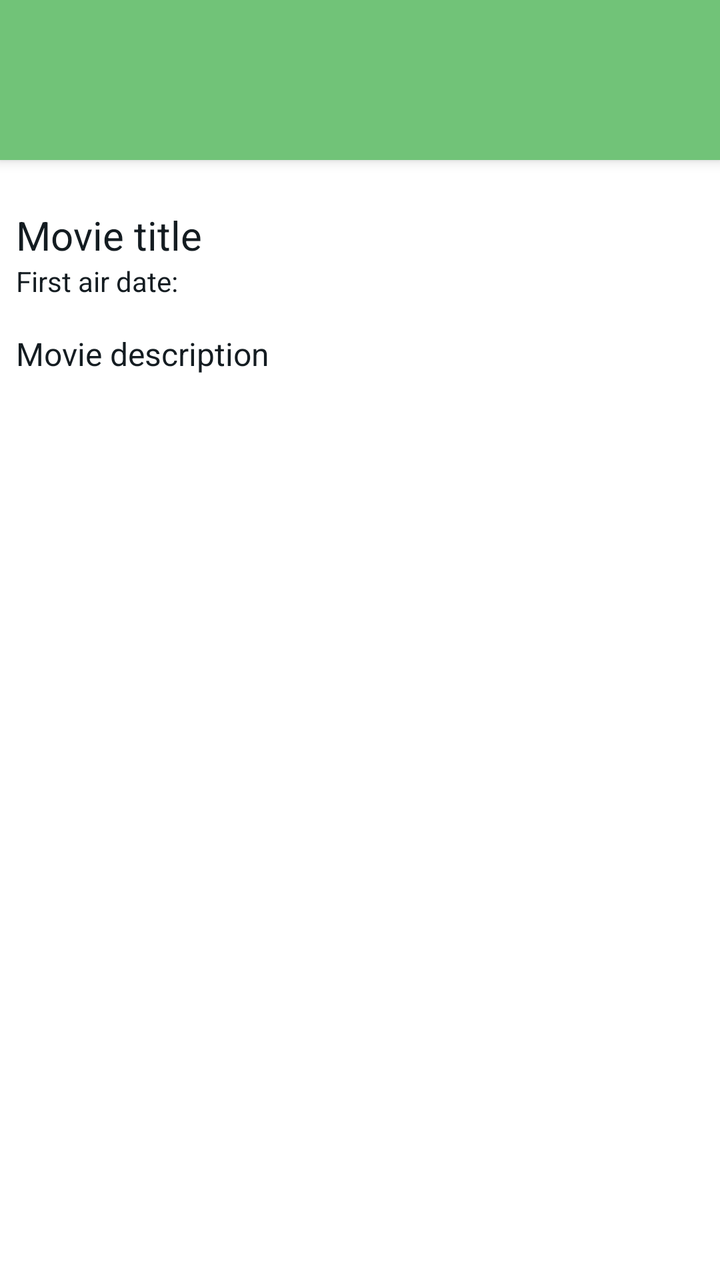
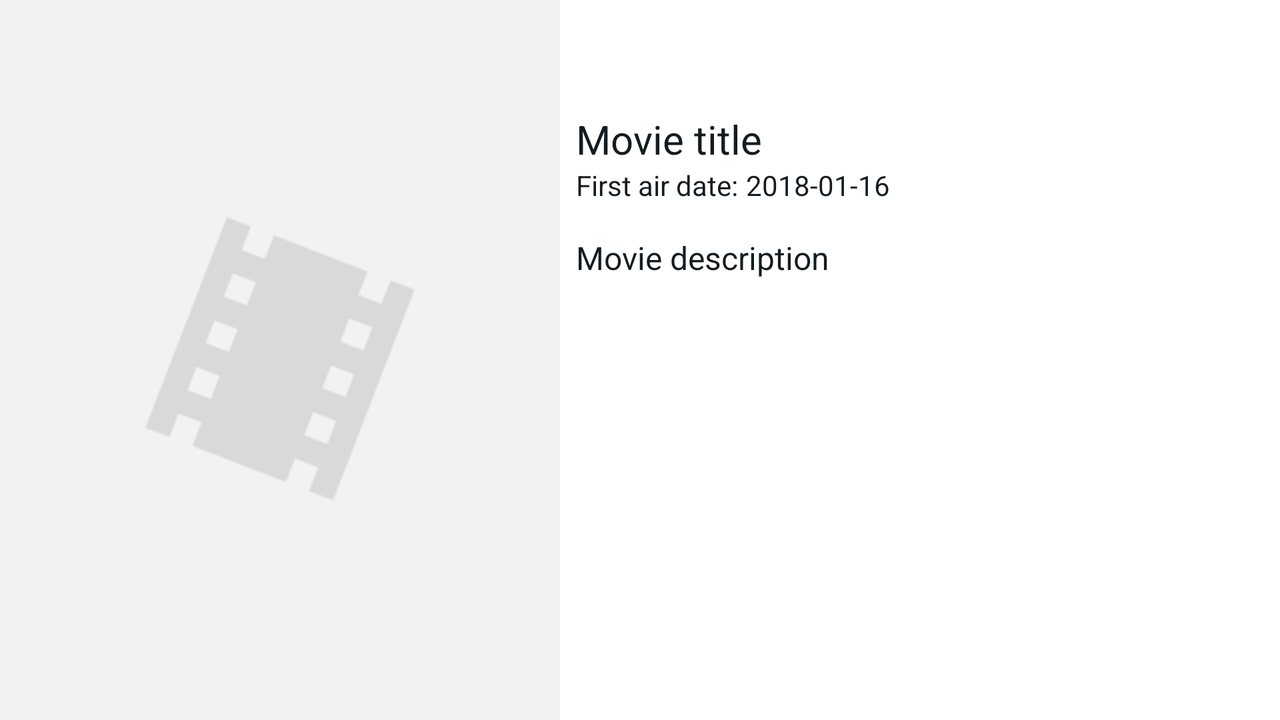

The same Android screen from two of the app's own layout files: first res/layout/ as a phone draws it, then the repository's variant for another configuration, drawn on a device whose configuration selects that folder. Both files follow.
<!-- AndroidManifest.xml: application theme AppTheme -->
<!-- res/layout/fragment_movie_detail.xml -->
<?xml version="1.0" encoding="utf-8"?>
<android.support.design.widget.CoordinatorLayout
        xmlns:android="http://schemas.android.com/apk/res/android"
        xmlns:tools="http://schemas.android.com/tools"
        xmlns:app="http://schemas.android.com/apk/res-auto"
        android:layout_width="match_parent"
        android:layout_height="match_parent"
        android:background="@color/white"
        android:fitsSystemWindows="true"
        tools:context=".MoviesActivity">

    <android.support.design.widget.AppBarLayout
            android:id="@+id/appBarLayout"
            android:layout_width="match_parent"
            android:layout_height="wrap_content"
            android:fitsSystemWindows="true"
            android:theme="@style/AppTheme.AppBarOverlay">

        <android.support.design.widget.CollapsingToolbarLayout
                android:id="@+id/collapsingToolbarLayout"
                android:layout_width="match_parent"
                android:layout_height="match_parent"
                android:fitsSystemWindows="true"
                app:contentScrim="?attr/colorPrimary"
                app:layout_scrollFlags="scroll|exitUntilCollapsed"
                app:toolbarId="@+id/toolbar">

            <ImageView
                    android:id="@+id/collapsingImageView"
                    android:layout_width="match_parent"
                    android:layout_height="match_parent"
                    android:scaleType="centerCrop"
                    app:layout_collapseMode="parallax"
                    android:contentDescription="@string/content_description"/>

            <android.support.v7.widget.Toolbar
                    android:id="@+id/toolbar"
                    android:layout_width="match_parent"
                    android:layout_height="wrap_content"
                    android:layout_marginTop="@dimen/status_bar_height"
                    android:minHeight="?attr/actionBarSize"
                    android:theme="?attr/actionBarTheme"
                    app:layout_collapseMode="pin"/>

        </android.support.design.widget.CollapsingToolbarLayout>
    </android.support.design.widget.AppBarLayout>

    <android.support.v4.widget.NestedScrollView
            android:id="@+id/container"
            android:layout_width="match_parent"
            android:layout_height="match_parent"
            app:layout_behavior="@string/appbar_scrolling_view_behavior">
        <LinearLayout android:layout_width="match_parent"
                      android:layout_height="wrap_content"
                      android:padding="8dp"
                      android:orientation="vertical">

            <TextView
                    android:id="@+id/titleText"
                    android:layout_width="match_parent"
                    android:layout_height="wrap_content"
                    android:layout_marginTop="16dp"
                    android:textColor="@color/colorPrimaryDark"
                    tools:text="Movie title"
                    android:textSize="20sp"/>

            <LinearLayout android:layout_width="match_parent"
                          android:layout_height="wrap_content"
                          android:orientation="horizontal">
                <TextView
                        android:layout_width="match_parent"
                        android:layout_height="wrap_content"
                        android:text="@string/year"
                        android:textColor="@color/colorPrimaryDark"/>
                <TextView
                        android:id="@+id/yearText"
                        android:layout_width="match_parent"
                        android:layout_height="wrap_content"
                        android:textColor="@color/colorPrimaryDark"/>

            </LinearLayout>

            <TextView
                    android:id="@+id/descriptionText"
                    android:layout_width="match_parent"
                    android:layout_height="wrap_content"
                    android:layout_marginTop="16dp"
                    android:textColor="@color/colorPrimaryDark"
                    tools:text="Movie description"
                    android:paddingBottom="16dp"
                    android:textSize="16sp"/>
        </LinearLayout>

    </android.support.v4.widget.NestedScrollView>

</android.support.design.widget.CoordinatorLayout>
<!-- resources referenced by this layout -->
<resources>
  <color name="colorPrimaryDark">#141c21</color>
  <color name="white">#fff</color>
  <dimen name="status_bar_height">24dp</dimen>
  <string name="content_description">contentDescription</string>
  <string name="year">First air date:</string>
  <style name="AppTheme.AppBarOverlay" parent="ThemeOverlay.AppCompat.ActionBar" />
  <style name="AppTheme" parent="Theme.AppCompat.Light">
          
          <item name="colorPrimary">@color/colorPrimary</item>
          <item name="colorPrimaryDark">@color/colorPrimaryDark</item>
          <item name="colorAccent">@color/colorAccent</item>
      </style>
  <color name="colorPrimary">#71c378</color>
  <color name="colorAccent">#D81B60</color>
</resources>
<!-- res/layout-land/fragment_movie_detail.xml (the repository's variant of the layout above) -->
<!-- drawn on the phone turned sideways -->
<?xml version="1.0" encoding="utf-8"?>
<android.support.design.widget.CoordinatorLayout xmlns:android="http://schemas.android.com/apk/res/android"
                                                 xmlns:tools="http://schemas.android.com/tools"
                                                 android:layout_width="match_parent"
                                                 android:orientation="vertical"
                                                 android:fitsSystemWindows="true"
                                                 android:background="@color/white"
                                                 android:layout_height="match_parent">
    <android.support.v7.widget.Toolbar
            android:id="@+id/toolbar"
            android:layout_width="match_parent"
            android:layout_height="wrap_content"
            android:elevation="4dp"
            android:layout_marginTop="@dimen/status_bar_height"
            android:minHeight="?attr/actionBarSize"
            android:theme="?attr/actionBarTheme"/>

    <LinearLayout android:layout_width="match_parent"
                  android:layout_height="match_parent"
                  android:orientation="horizontal">

        <ImageView
                android:id="@+id/collapsingImageView"
                android:layout_width="280dp"
                android:layout_height="match_parent"
                android:scaleType="centerCrop"
                tools:src="@drawable/movie_placeholder"
                android:contentDescription="@string/content_description"/>


        <android.support.v4.widget.NestedScrollView
                android:layout_width="0dp"
                android:layout_weight="1"
                android:layout_height="match_parent">

            <LinearLayout android:layout_width="match_parent"
                          android:layout_height="wrap_content"
                          android:padding="@dimen/default_padding"
                          android:orientation="vertical">

                <TextView
                        android:id="@+id/titleText"
                        android:layout_width="match_parent"
                        android:layout_height="wrap_content"
                        android:layout_marginTop="48dp"
                        android:textColor="@color/colorPrimaryDark"
                        tools:text="Movie title"
                        android:textSize="20sp"/>

                <LinearLayout android:layout_width="match_parent"
                              android:layout_height="wrap_content"
                              android:orientation="horizontal">
                    <TextView
                            android:layout_width="wrap_content"
                            android:layout_height="wrap_content"
                            android:text="@string/year"
                            android:textColor="@color/colorPrimaryDark"/>
                    <TextView
                            android:id="@+id/yearText"
                            android:layout_width="wrap_content"
                            android:layout_height="wrap_content"
                            android:layout_marginStart="@dimen/small_margin"
                            tools:text="2018-01-16"
                            android:textColor="@color/colorPrimaryDark"/>

                </LinearLayout>

                <TextView
                        android:id="@+id/descriptionText"
                        android:layout_width="match_parent"
                        android:layout_height="wrap_content"
                        android:layout_marginTop="@dimen/regular_margin"
                        android:textColor="@color/colorPrimaryDark"
                        tools:text="Movie description"
                        android:paddingBottom="@dimen/regular_margin"
                        android:textSize="16sp"/>
            </LinearLayout>

        </android.support.v4.widget.NestedScrollView>

    </LinearLayout>

</android.support.design.widget.CoordinatorLayout>
<!-- resources referenced by the variant -->
<!-- as the phone turned sideways resolves them -->
<resources>
  <color name="colorPrimaryDark">#141c21</color>
  <color name="white">#fff</color>
  <dimen name="default_padding">8dp</dimen>
  <dimen name="regular_margin">16dp</dimen>
  <dimen name="small_margin">4dp</dimen>
  <dimen name="status_bar_height">24dp</dimen>
  <!-- drawable movie_placeholder: png bitmap (drawable, 30615 bytes) -->
  <string name="content_description">contentDescription</string>
  <string name="year">First air date:</string>
  <style name="AppTheme" parent="Theme.AppCompat.Light">
          
          <item name="colorPrimary">@color/colorPrimary</item>
          <item name="colorPrimaryDark">@color/colorPrimaryDark</item>
          <item name="colorAccent">@color/colorAccent</item>
      </style>
  <color name="colorPrimary">#71c378</color>
  <color name="colorAccent">#D81B60</color>
</resources>
